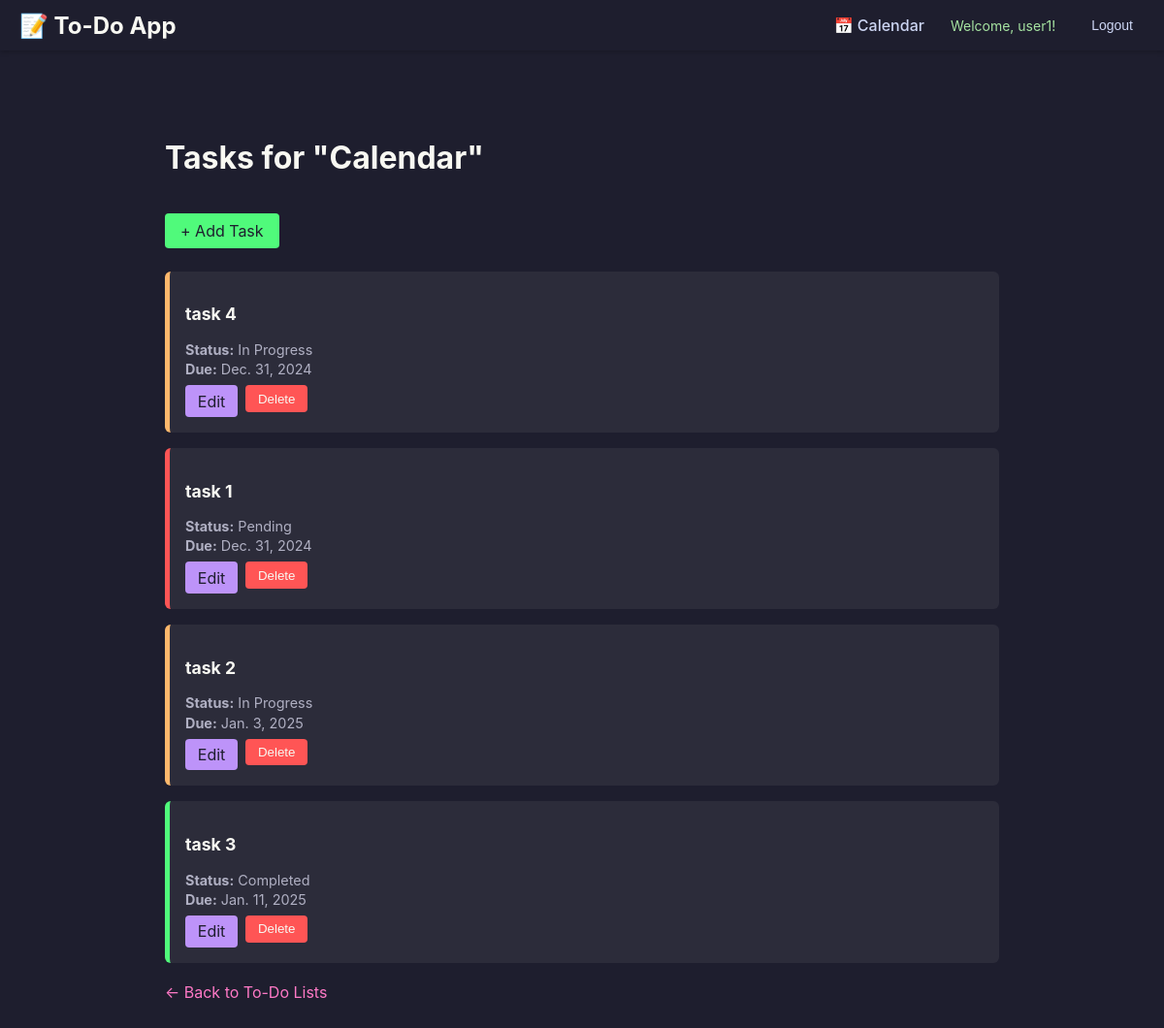
Screenshot of /todo/lists/13/tasks/ (signed in) with the database file from the repository.
### tasks/models.py (models this page shows, shortened)
class ToDoList(models.Model):
    user = models.ForeignKey(User, on_delete=models.CASCADE, related_name='todo_lists')
    name = models.CharField(max_length=200)
    description = models.TextField(blank=True)
    created_at = models.DateTimeField(auto_now_add=True)
    class Meta:
        ordering = ['-created_at']

class Task(models.Model):
    STATUS_CHOICES = [
        ('Pending', 'Pending'),
        ('In Progress', 'In Progress'),
        ('Completed', 'Completed'),
    ]
    todo_list = models.ForeignKey(ToDoList, on_delete=models.CASCADE, related_name='tasks')
    title = models.CharField(max_length=200)
    description = models.TextField(blank=True)
    due_date = models.DateField(null=True, blank=True)
    status = models.CharField(max_length=20, choices=STATUS_CHOICES, default='Pending')
    completed = models.BooleanField(default=False)
    created_at = models.DateTimeField(auto_now_add=True)
    updated_at = models.DateTimeField(auto_now=True)
    class Meta:
        ordering = ['due_date', 'status']

### tasks/views.py (the view)
# urls.py: path('lists/<int:pk>/tasks/', TaskListView.as_view(), name='task-list'),
class TaskListView(View):
    def get(self, request, pk):
        todolist = get_object_or_404(ToDoList, pk=pk, user=request.user)
        tasks = Task.objects.filter(todo_list=todolist)
        return render(request, 'tasks/tasklist.html',
                      {'todolist': todolist,
                       'tasks': tasks})

### tasks/templates/tasks/tasklist.html (shortened to what this page needs)
{% extends 'base.html' %}
{% block content %}
  <div class="container">
    <h1 class="title">Tasks for "{{ todolist.name }}"</h1>
    <a href="{% url 'task-create' todolist.pk %}" class="btn add-btn">+ Add Task</a>
    <div class="task-container">
      {% for task in tasks %}
        <div class="task-card {% if task.completed %}completed{% elif task.status == 'In Progress' %}in-progress{% else %}pending{% endif %}">
          <h3 class="task-title">{{ task.title }}</h3>
          <p class="task-status"><strong>Status:</strong> {{ task.status }}</p>
          {% if task.due_date %}
            <p class="task-due"><strong>Due:</strong> {{ task.due_date }}</p>
          {% endif %}
          <div class="task-actions">
            <a href="{% url 'task-update' task.pk %}" class="btn edit-btn">Edit</a>
            <form method="post" action="{% url 'task-delete' task.pk %}" onsubmit="return confirm('Are you sure you want to delete this task?');">
              <button type="submit" class="btn delete-btn">Delete</button>
            </form>
          </div>
        </div>
      {% empty %}
        <p class="no-items">No tasks in this list yet. Add some!</p>
      {% endfor %}
    </div>
    <br>
    <a href="{% url 'todolist-list' %}" class="btn back-btn">← Back to To-Do Lists</a>
  </div>
{% endblock %}

### templates/navbar.html (shortened to what this page needs)
<nav class="navbar">
    <div class="logo">
        <a href="{% url 'todolist-list' %}" style="text-decoration: none; color: inherit;">📝 To-Do App</a>
    </div>
    <div class="menu">
        <a href="{% url 'calendar-view' %}" class="nav-link">📅 Calendar</a>
        {% if user.is_authenticated %}
            <span class="welcome-msg">Welcome, {{ user.username }}!</span>
            <form action="{% url 'accounts:logout' %}" method="post" class="logout-form">
                <button type="submit" class="nav-btn logout-btn">Logout</button>
            </form>
        {% else %}
            <a href="{% url 'accounts:login' %}" class="nav-btn">Login</a>
            <a href="{% url 'accounts:register' %}" class="nav-btn">Register</a>
        {% endif %}
    </div>
</nav>

### templates/base.html (style rules this page uses)
:root { --bg-color: #1e1e2e; --card-bg: #2c2c3a; --text-color: #f8f8f2; --accent-color: #ff79c6; --secondary-color: #6272a4; }
body { margin: 0; font-family: 'Inter', sans-serif; background-color: var(--bg-color); color: var(--text-color); }
a { text-decoration: none; color: var(--accent-color); transition: color 0.2s; }
.container { max-width: 900px; margin: 0 auto; padding: 20px; }
.navbar { background-color: var(--card-bg); display: flex; justify-content: space-between; align-items: center; padding: 10px 20px; box-shadow: 0 4px 8px rgba(0, 0, 0, 0.3); }
.navbar .logo { font-size: 1.5rem; font-weight: bold; color: var(--text-color); }
.navbar .menu { display: flex; gap: 15px; }
.navbar .menu a { font-size: 1rem; font-weight: 500; }
.logo a { text-decoration: none; color: inherit; font-size: 1.5rem; font-weight: bold; }

### tasks/templates/tasks/tasklist.html (style rules this page uses)
.task-container { margin-top: 1.5rem; display: flex; flex-direction: column; gap: 1rem; }
.task-card { background-color: #2c2c3a; padding: 1rem; border-radius: 6px; border-left: 5px solid #6272a4; }
.task-card.completed { border-left-color: #50fa7b; }
.task-card.in-progress { border-left-color: #ffb86c; }
.task-card.pending { border-left-color: #ff5555; }
.task-title { font-size: 1.1rem; font-weight: bold; }
.task-description, .task-status, .task-due { font-size: 0.9rem; color: #b0b0c3; margin: 0.2rem 0; }
.task-actions { margin-top: 0.5rem; display: flex; gap: 0.5rem; }
.edit-btn { background-color: #bd93f9; color: #1e1e2e; padding: 0.4rem 0.8rem; border-radius: 4px; }
.delete-btn { background-color: #ff5555; color: #f8f8f2; padding: 0.4rem 0.8rem; border-radius: 4px; border: none; cursor: pointer; }
.add-btn { margin-top: 1rem; display: inline-block; background-color: #50fa7b; color: #1e1e2e; padding: 0.5rem 1rem; border-radius: 4px; }

### templates/navbar.html (style rules this page uses)
.navbar { display: flex; justify-content: space-between; align-items: center; background: #1e1e2e; padding: 10px 20px; box-shadow: 0 2px 5px rgba(0, 0, 0, 0.2); }
.menu { display: flex; align-items: center; gap: 15px; }
.menu a, .nav-btn { text-decoration: none; color: #cdd6f4; padding: 6px 12px; border-radius: 4px; transition: background 0.3s ease; }
.logout-form { display: inline; margin: 0; }
.logout-btn { background: transparent; border: none; color: #cdd6f4; font-size: 14px; cursor: pointer; padding: 6px 12px; border-radius: 4px; transition: background 0.3s ease; }
.welcome-msg { color: #a6e3a1; font-size: 14px; margin-right: 10px; }

### rows the page displays
ToDoList: name "Calendar"
Task: title "task 4", status "In Progress", due_date "Dec. 31, 2024"
Task: title "task 1", status "Pending", due_date "Dec. 31, 2024"
Task: title "task 2", status "In Progress", due_date "Jan. 3, 2025"
Task: title "task 3", status "Completed", due_date "Jan. 11, 2025"

### other values shown
{{ user.username }} "user1"
